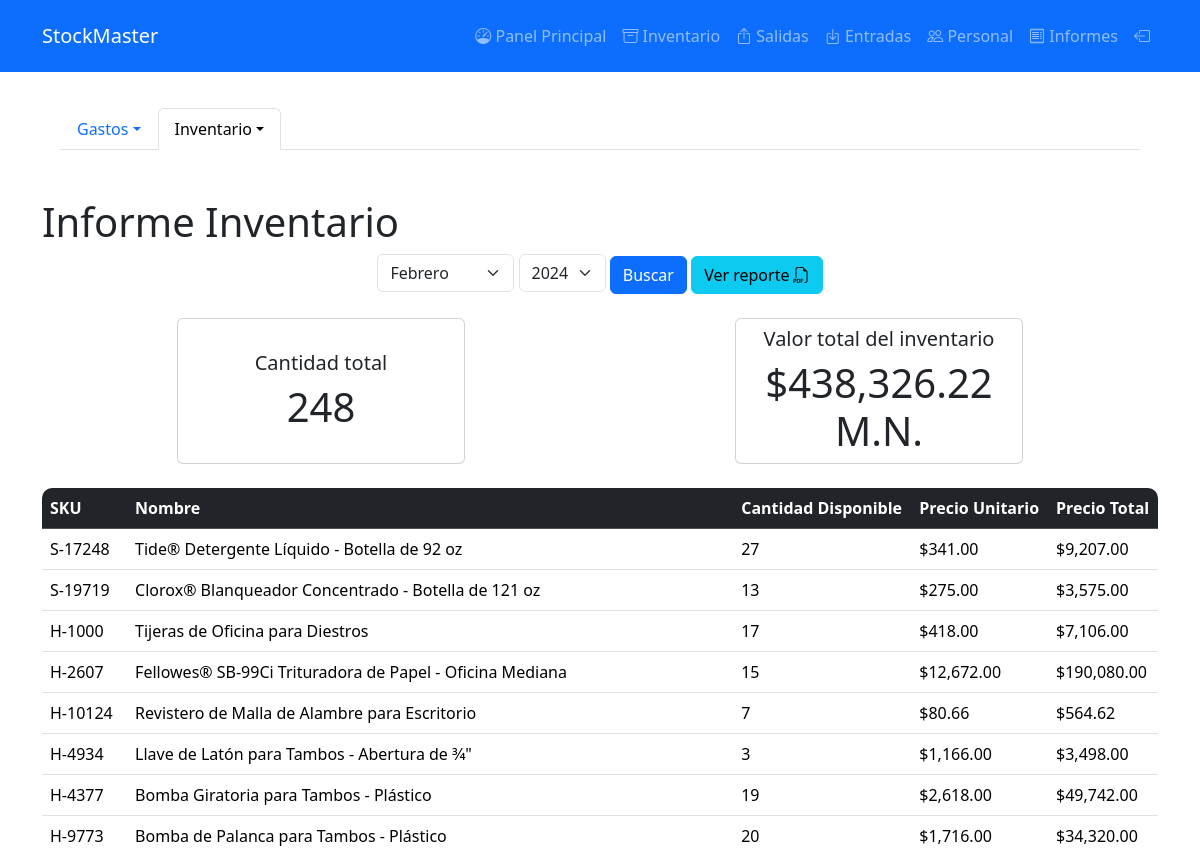
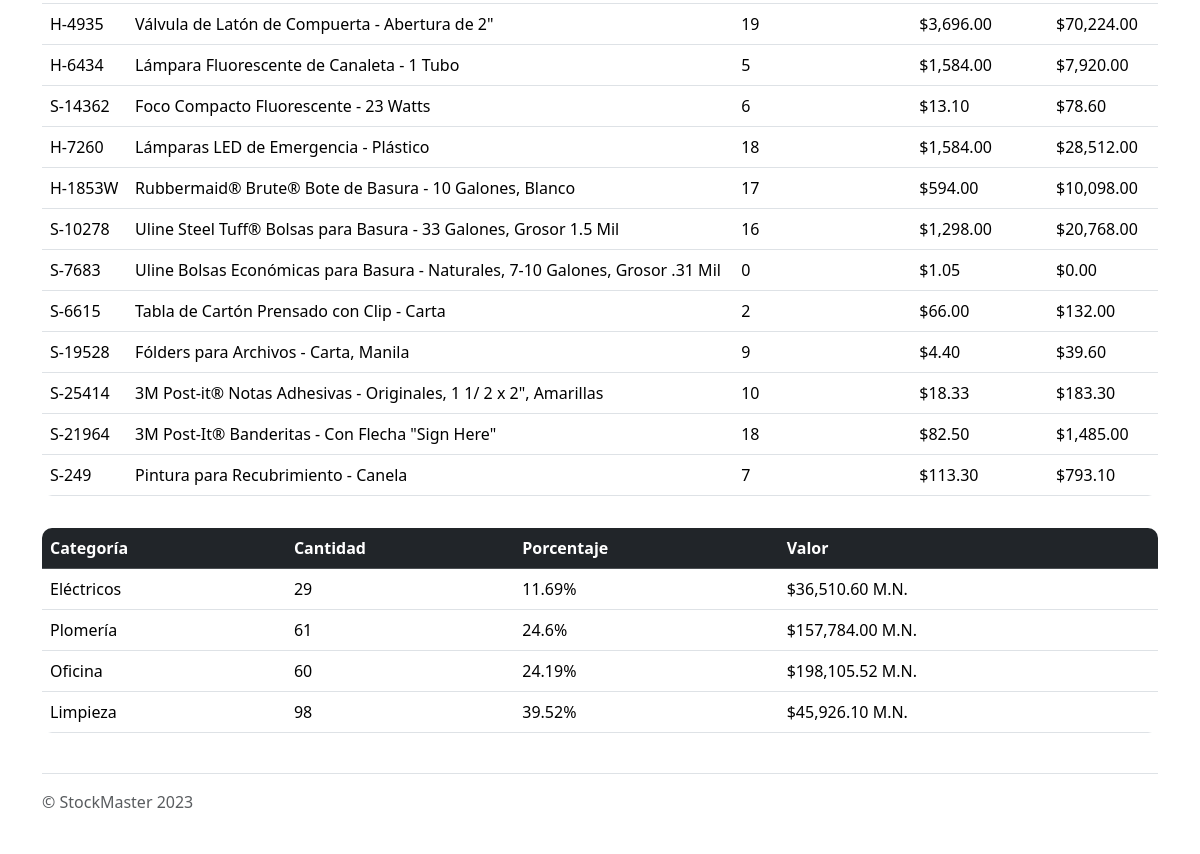
Page /graficas/inventario-textual/ (signed in) on the earlier database version (2 pictures, top to bottom).
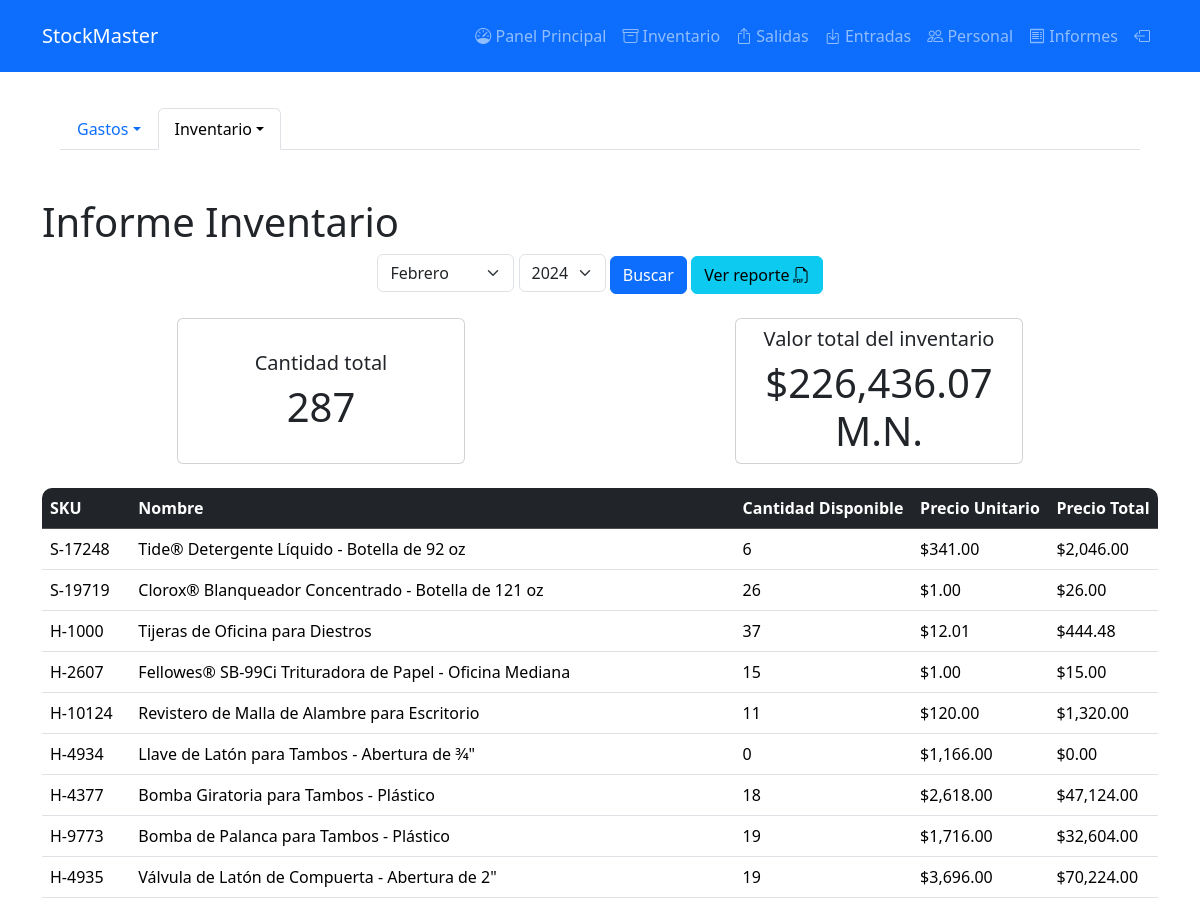
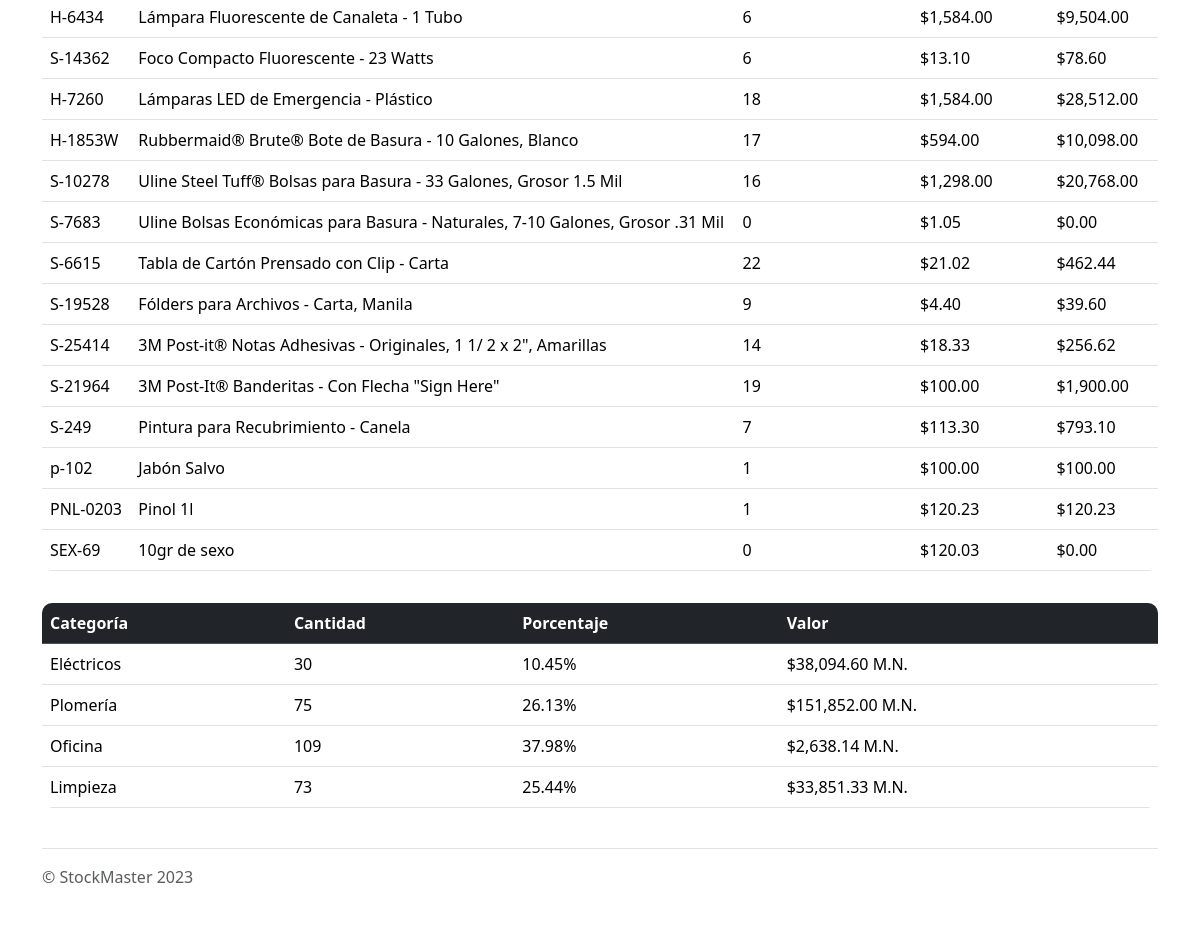
Same page on the later database version (2 pictures, top to bottom).
### Product/models.py (models this page shows, shortened)
class Product(models.Model):
    name = models.CharField(max_length=255)
    """
    str: The name of the product.
    """
    SKU = models.CharField(max_length=255, unique=True)
    """
    str: The stock keeping unit of the product.
    """
    price = models.FloatField(default=0.0)
    """
    float: The price of the product.
    """
    quantity = models.PositiveIntegerField(default=0)
    """
    int: The current stock quantity of the product.
    """
    image = models.ImageField(upload_to='uploads/%Y/%m/%d/', blank=True)
    """
    str: The image associated with the product.
    """
    threshold = models.PositiveIntegerField(default=0)
    """
    int: The threshold indicating low stock.
    """
    category = models.CharField(max_length=255, choices=[
        ('ELE', 'Eléctrico'),
        ('PLU', 'Plomería'),
        ('OFF', 'Oficina'),
        ('CLE', 'Limpieza')
    ])
    """
    str: The category of the product.
    """
    isExternal = models.BooleanField(default=False)
    """
    bool: Indicates if the product is acquired from outside the institution.
    """
    history = HistoricalRecords()
    """
    :meta private:
    HistoricalRecords: Used to manage historical modifications of the product.
    """
    def getTotalValue(self):
        return round(self.price * self.quantity, 2)

### Charts/views.py (the view)
# urls.py: path("inventario-textual/", views.TextInventory, name="textInventory"),
@login_required(login_url='login')
def TextInventory(request):
    years = range(2023, datetime.now().year + 1)
    month = None
    if request.method == "POST":
        year = int(request.POST.get("year"))
        month = int(request.POST.get("month"))
        if int(request.POST.get("month")) != datetime.now().month or int(
                request.POST.get("year")) != datetime.now().year:
            products = GetInventoryAsOfDate(date(year, month, calendar.monthrange(year, month)[1]))
        elif int(request.POST.get("month")) == datetime.now().month or int(
                request.POST.get("year")) == datetime.now().year:
            products = Product.objects.all()
        else:
            products = []
    else:
        products = Product.objects.all()
        month = datetime.now().month
        year = datetime.now().year
    percentages = GetPercentagesPerCategory(products)
    catQuantities = GetQuantPerCategory(products)
    catValues = [0, 0, 0, 0]
    for product in products:
        if product.category == "ELE":
            catValues[0] += product.getTotalValue()
        elif product.category == "PLU":
            catValues[1] += product.getTotalValue()
        elif product.category == "OFF":
            catValues[2] += product.getTotalValue()
        elif product.category == "CLE":
            catValues[3] += product.getTotalValue()
    categories = []
    for i in range(len(percentages)):
        categories.append([MapCategory(i), catQuantities[i], percentages[i], catValues[i]])
    context = {
        'years': years,
        'products': products,
        'totalQuant': sum([product.quantity for product in products]),
        'totalPrice': round(sum([product.getTotalValue() for product in products]), 2),
        'categories': categories,
        'month': int(month),
        'yearSelect': int(year),
    }
    return render(request, 'report-invText.html', context)

### Charts/views.py (called while the page is built)
def GetPercentagesPerCategory(inventory):
    quantities = GetQuantPerCategory(inventory)
    if sum(quantities) != 0:
        percentages = [round((x * 100) / sum(quantities), 2) for x in quantities]
    else:
        percentages = [0, 0, 0, 0]
    return percentages

def GetQuantPerCategory(inventory):
    quantities = [0, 0, 0, 0]
    for product in inventory:
        if product.category == "ELE":
            quantities[0] += product.quantity
        elif product.category == "PLU":
            quantities[1] += product.quantity
        elif product.category == "OFF":
            quantities[2] += product.quantity
        elif product.category == "CLE":
            quantities[3] += product.quantity
    return quantities

def MapCategory(value):
    categories = ["Eléctricos", "Plomería", "Oficina", "Limpieza"]
    return categories[value]

### templates/report-invText.html (shortened to what this page needs)
{% extends 'base.html' %}
{% block content %}
    <!DOCTYPE html>
    <html lang="en">
    <head>
    </head>
    <body>
    <section class="p-5">
        <div class="container">
            <ul class="nav nav-tabs">
                <li class="nav-item dropdown">
                    <a class="nav-link dropdown-toggle" data-bs-toggle="dropdown" href="#"
                       role="button">Gastos</a>
                </li>
                <li class="nav-item dropdown">
                    <a class="nav-link dropdown-toggle active" data-bs-toggle="dropdown" href="#"
                       role="button">Inventario</a>
                </li>
            </ul>
        </div>
    </section>
    <div class="container">
        <h1>Informe Inventario</h1>
    </div>
    <section class="">
        <div class="container text-center">
            <form id="myForm" action="{% url 'textInventory' %}" method="post">
                <div class="d-inline-block">
                    <select class="form-select" id="monthSelect" name="month" onchange="">
                        <option value="2" {% if month == 2 %} selected {% endif %}>Febrero</option>
                    </select>
                </div>
                <div class="d-inline-block">
                    <select class="form-select" id="yearSelect" name="year" onchange="">
                        {% for year in years %}
                            <option value="{{ year }}" {% if year == yearSelect %}
                                    selected {% endif %}>{{ year }}</option>
                        {% endfor %}
                    </select>
                </div>
                <button type="submit" class="btn btn-primary">Buscar</button>
                <a href="#" id="verPDF" class="btn btn-info" target="_blank">Ver reporte <i
                        class="bi bi-filetype-pdf"></i></a>
            </form>
        </div>
    </section>
    {% if products %}
        <section class="pt-4 pb-2">
            <div class="container d-flex flex-row justify-content-around">
                <div class="card text-center align-items-center"
                     style="width: 18rem; display: flex; flex-direction: column; justify-content: center;">
                    <h5 class="card-title mt-2">Cantidad total</h5>
                    <h1>{{ totalQuant }}</h1>
                </div>
                <div class="card text-center align-items-center"
                     style="width: 18rem; display: flex; flex-direction: column; justify-content: center;">
                    <h5 class="card-title mt-2">Valor total del inventario</h5>
                    <h1>${{ totalPrice|floatformat:"2g" }} M.N.</h1>
                </div>
            </div>
        </section>
        <section class="">
            <div class="container">
                <div class="table-responsive">
                    <table class="table mt-3 table-hover tableRoundedm">
                        <thead class="table-dark">
                        <tr>
                            <th>SKU</th>
                            <th>Nombre</th>
                            <th>Cantidad Disponible</th>
                            <th>Precio Unitario</th>
                            <th>Precio Total</th>
                        </tr>
                        </thead>
                        <tbody id="inventory-table">
                        {% for product in products %}
                            <tr class="table-row clickableRow"
                                data-href="">
                                <td>{{ product.SKU }}</td>
                                <td>{{ product.name }}</td>
                                <td>{{ product.quantity }}</td>
                                <td>${{ product.price|floatformat:"2g" }}</td>
                                <td>${{ product.getTotalValue|floatformat:"2g" }}</td>
                            </tr>
                        {% endfor %}
                        </tbody>
                    </table>
                </div>
            </div>
        </section>
        <section>
            <div class="container">
                <div class="table-responsive">
                    <table class="table mt-3 table-hover tableRoundedm">
                        <thead class="table-dark">
                        <tr>
                            <th>Categoría</th>
                            <th>Cantidad</th>
                            <th>Porcentaje</th>
                            <th>Valor</th>
                        </tr>
                        </thead>
                        <tbody id="inventory-table">
                        {% for category in categories %}
                            <tr class="table-row clickableRow"
                                data-href="">
                                <td>{{ category.0 }}</td>
                                <td>{{ category.1 }}</td>
                                <td>{{ category.2 }}%</td>
                                <td>${{ category.3|floatformat:"2g" }} M.N.</td>
                            </tr>
                        {% endfor %}
                        </tbody>
                    </table>
                </div>
            </div>
        </section>
    {% endif %}
    </body>
    </html>
{% endblock content %}

### templates/base.html (shortened to what this page needs)
{% load static %}
<!DOCTYPE html>
<html lang="en">
  <head>
    <link
      rel="stylesheet"
      href="https://cdn.jsdelivr.net/npm/bootstrap-icons@1.11.1/font/bootstrap-icons.css"
    />
    <link
      href="https://cdn.jsdelivr.net/npm/bootstrap@5.3.2/dist/css/bootstrap.min.css"
      rel="stylesheet"
    />
  </head>
  <body>
    <nav class="navbar navbar-expand-lg bg-primary navbar-dark py-3 fixed-top">
      <div class="container">
        <a href="{% url 'dashboard' %}" class="navbar-brand">StockMaster</a>
        <div class="collapse navbar-collapse" id="navmenu">
          <ul class="navbar-nav ms-auto">
            <li class="nav-item">
              <a
                href="{% url 'dashboard' %}"
                class="nav-link"
                data-toggle="tooltip"
                data-placement="top"
                title="Dashboard"
                ><i class="bi bi-speedometer"></i> Panel Principal</a
              >
            </li>
            <li class="nav-item">
              <a
                href="{% url 'inventory' %}"
                class="nav-link"
                data-toggle="tooltip"
                data-placement="top"
                title="Inventario"
                ><i class="bi bi-archive"></i> Inventario</a
              >
            </li>
            <li class="nav-item">
              <a
                href="{% url 'outputHistory' %}"
                class="nav-link"
                data-toggle="tooltip"
                data-placement="top"
                title="Salidas"
                ><i class="bi bi-box-arrow-up"></i> Salidas</a
              >
            </li>
            <li class="nav-item">
              <a
                href="{% url 'inputHistory' %}"
                class="nav-link"
                data-toggle="tooltip"
                data-placement="top"
                title="Entradas"
                ><i class="bi bi-box-arrow-in-down"></i> Entradas</a
              >
            </li>
            <li class="nav-item">
              <a
                href="{% url 'workers' %}"
                class="nav-link"
                data-toggle="tooltip"
                data-placement="top"
                title="Personal"
                ><i class="bi bi-people"></i> Personal</a
              >
            </li>
            <li class="nav-item">
              <a
                href="{% url 'textExpense' %}"
                class="nav-link"
                data-toggle="tooltip"
                data-placement="top"
                title="Informes"
                ><i class="bi bi-receipt"></i> Informes</a
              >
            </li>
            <li class="nav-item">
              <a href="{% url 'logout' %}" class="nav-link"
                ><i class="bi bi-box-arrow-left"></i
              ></a>
            </li>
          </ul>
        </div>
      </div>
    </nav>
    {% block content %} {% endblock content %}
    <div class="container">
      <footer
        class="d-flex flex-wrap justify-content-between align-items-center py-3 my-4 border-top"
      >
        <p class="col-md-4 mb-0 text-body-secondary">&copy; StockMaster 2023</p>
      </footer>
    </div>
  </body>
</html>

### templates/base.html (style rules this page uses)
body::before { display: block; content: ""; height: 60px; }

### templates/report-invText.html (style rules this page uses)
.tableRoundedm { border-radius: 10px; overflow: hidden; }

Differences in the rows shown:
changed Product "Tide® Detergente Líquido - Botella de 92 oz": quantity "27" → "6"; getTotalValue "9,207.00" → "2,046.00"
changed Product "Clorox® Blanqueador Concentrado - Botella de 121 oz": quantity "13" → "26"; price "275.00" → "1.00"; getTotalValue "3,575.00" → "26.00"
changed Product "Tijeras de Oficina para Diestros": quantity "17" → "37"; price "418.00" → "12.01"; getTotalValue "7,106.00" → "444.48"
changed Product "Fellowes® SB-99Ci Trituradora de Papel - Oficina Mediana": price "12,672.00" → "1.00"; getTotalValue "190,080.00" → "15.00"
changed Product "Revistero de Malla de Alambre para Escritorio": quantity "7" → "11"; price "80.66" → "120.00"; getTotalValue "564.62" → "1,320.00"
changed Product "Llave de Latón para Tambos - Abertura de 3⁄4\"": quantity "3" → "0"; getTotalValue "3,498.00" → "0.00"
changed Product "Bomba Giratoria para Tambos - Plástico": quantity "19" → "18"; getTotalValue "49,742.00" → "47,124.00"
changed Product "Bomba de Palanca para Tambos - Plástico": quantity "20" → "19"; getTotalValue "34,320.00" → "32,604.00"
changed Product "Lámpara Fluorescente de Canaleta - 1 Tubo": quantity "5" → "6"; getTotalValue "7,920.00" → "9,504.00"
changed Product "Tabla de Cartón Prensado con Clip - Carta": quantity "2" → "22"; price "66.00" → "21.02"; getTotalValue "132.00" → "462.44"
changed Product "3M Post-it® Notas Adhesivas - Originales, 1 1/ 2 x 2\", Amarillas": quantity "10" → "14"; getTotalValue "183.30" → "256.62"
changed Product "3M Post-It® Banderitas - Con Flecha \"Sign Here\"": quantity "18" → "19"; price "82.50" → "100.00"; getTotalValue "1,485.00" → "1,900.00"
added Product: SKU "p-102", name "Jabón Salvo", quantity "1", price "100.00", getTotalValue "100.00"
added Product: SKU "PNL-0203", name "Pinol 1l", quantity "1", price "120.23", getTotalValue "120.23"
added Product: SKU "SEX-69", name "10gr de sexo", quantity "0", price "120.03", getTotalValue "0.00"
Other differences:
{{ totalQuant }}: "248" → "287"
{{ totalPrice|floatformat:"2g" }}: "438,326.22" → "226,436.07"
new list line: "Eléctricos 30 10.45 % $ 38,094.60 M.N."
new list line: "Plomería 75 26.13 % $ 151,852.00 M.N."
new list line: "Oficina 109 37.98 % $ 2,638.14 M.N."
new list line: "Limpieza 73 25.44 % $ 33,851.33 M.N."
list line gone: "Eléctricos 29 11.69 % $ 36,510.60 M.N."
list line gone: "Plomería 61 24.6 % $ 157,784.00 M.N."
list line gone: "Oficina 60 24.19 % $ 198,105.52 M.N."
list line gone: "Limpieza 98 39.52 % $ 45,926.10 M.N."
